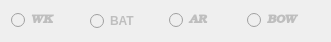
   <widget class="QWidget" name="layoutWidget">
    <property name="geometry">
     <rect>
      <x>20</x>
      <y>170</y>
      <width>331</width>
      <height>31</height>
     </rect>
    </property>
    <layout class="QHBoxLayout" name="horizontalLayout">
     <item>
      <widget class="QRadioButton" name="wk_rb">
       <property name="enabled">
        <bool>false</bool>
       </property>
       <property name="font">
        <font>
         <family>Bookman Old Style</family>
         <pointsize>9</pointsize>
         <weight>75</weight>
         <italic>true</italic>
         <bold>true</bold>
        </font>
       </property>
       <property name="text">
        <string>WK</string>
       </property>
      </widget>
     </item>
     <item>
      <widget class="QRadioButton" name="bat_rb">
       <property name="enabled">
        <bool>false</bool>
       </property>
       <property name="font">
        <font>
         <pointsize>9</pointsize>
         <weight>75</weight>
         <bold>true</bold>
        </font>
       </property>
       <property name="tabletTracking">
        <bool>false</bool>
       </property>
       <property name="acceptDrops">
        <bool>false</bool>
       </property>
       <property name="toolTipDuration">
        <number>20</number>
       </property>
       <property name="styleSheet">
        <string notr="true">Batmans</string>
       </property>
       <property name="text">
        <string>BAT</string>
       </property>
      </widget>
     </item>
     <item>
      <widget class="QRadioButton" name="ar_rb">
       <property name="enabled">
        <bool>false</bool>
       </property>
       <property name="font">
        <font>
         <family>Bookman Old Style</family>
         <pointsize>9</pointsize>
         <weight>75</weight>
         <italic>true</italic>
         <bold>true</bold>
        </font>
       </property>
       <property name="text">
        <string>AR</string>
       </property>
       <property name="checked">
        <bool>false</bool>
       </property>
      </widget>
     </item>
     <item>
      <widget class="QRadioButton" name="bow_rb">
       <property name="enabled">
        <bool>false</bool>
       </property>
       <property name="font">
        <font>
         <family>Bookman Old Style</family>
         <pointsize>9</pointsize>
         <weight>75</weight>
         <italic>true</italic>
         <bold>true</bold>
        </font>
       </property>
       <property name="text">
        <string>BOW</string>
       </property>
      </widget>
     </item>
    </layout>
   </widget>
